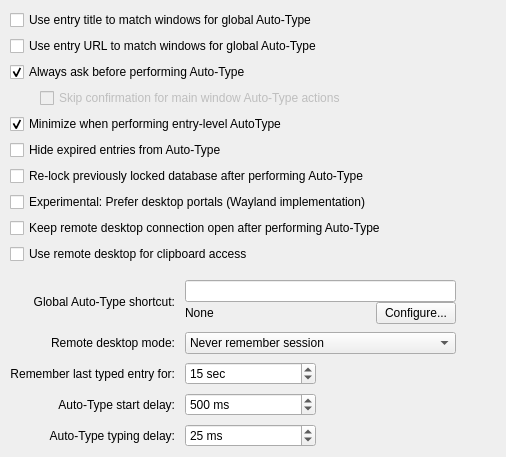
     <widget class="QWidget" name="tabAutotype">
      <attribute name="title">
       <string>Auto-Type</string>
      </attribute>
      <layout class="QVBoxLayout" name="verticalLayout_2" stretch="0,0,0,0,0,0,0,0,0,0,0,0,1">
       <property name="leftMargin">
        <number>10</number>
       </property>
       <property name="topMargin">
        <number>10</number>
       </property>
       <property name="rightMargin">
        <number>10</number>
       </property>
       <property name="bottomMargin">
        <number>10</number>
       </property>
       <item>
        <widget class="QCheckBox" name="autoTypeEntryTitleMatchCheckBox">
         <property name="text">
          <string>Use entry title to match windows for global Auto-Type</string>
         </property>
        </widget>
       </item>
       <item>
        <widget class="QCheckBox" name="autoTypeEntryURLMatchCheckBox">
         <property name="text">
          <string>Use entry URL to match windows for global Auto-Type</string>
         </property>
        </widget>
       </item>
       <item>
        <widget class="QCheckBox" name="autoTypeAskCheckBox">
         <property name="text">
          <string>Always ask before performing Auto-Type</string>
         </property>
         <property name="checked">
          <bool>true</bool>
         </property>
        </widget>
       </item>
       <item>
        <layout class="QHBoxLayout" name="autoTypeSkipMainWindowLayout">
         <property name="spacing">
          <number>0</number>
         </property>
         <item>
          <spacer name="autoTypeSkipMainWindowSpacer">
           <property name="orientation">
            <enum>Qt::Orientation::Horizontal</enum>
           </property>
           <property name="sizeType">
            <enum>QSizePolicy::Policy::Fixed</enum>
           </property>
           <property name="sizeHint" stdset="0">
            <size>
             <width>30</width>
             <height>20</height>
            </size>
           </property>
          </spacer>
         </item>
         <item>
          <widget class="QCheckBox" name="autoTypeSkipMainWindowConfirmationCheckBox">
           <property name="enabled">
            <bool>false</bool>
           </property>
           <property name="text">
            <string>Skip confirmation for main window Auto-Type actions</string>
           </property>
           <property name="checked">
            <bool>false</bool>
           </property>
          </widget>
         </item>
        </layout>
       </item>
       <item>
        <widget class="QCheckBox" name="autoTypeMinimizeOnPerformCheckBox">
         <property name="text">
          <string>Minimize when performing entry-level AutoType</string>
         </property>
         <property name="checked">
          <bool>true</bool>
         </property>
        </widget>
       </item>
       <item>
        <widget class="QCheckBox" name="autoTypeHideExpiredEntryCheckBox">
         <property name="text">
          <string>Hide expired entries from Auto-Type</string>
         </property>
       </widget>
      </item>
      <item>
        <widget class="QCheckBox" name="autoTypeRelockDatabaseCheckBox">
         <property name="text">
          <string>Re-lock previously locked database after performing Auto-Type</string>
         </property>
        </widget>
       </item>
       <item>
        <widget class="QCheckBox" name="autoTypePreferDesktopPortalsCheckBox">
         <property name="text">
          <string>Experimental: Prefer desktop portals (Wayland implementation)</string>
         </property>
        </widget>
       </item>
       <item>
        <widget class="QCheckBox" name="autoTypeDesktopPortalPersistConnectionCheckBox">
         <property name="text">
          <string>Keep remote desktop connection open after performing Auto-Type</string>
         </property>
        </widget>
       </item>
       <item>
        <widget class="QCheckBox" name="autoTypeDesktopPortalUseClipboardCheckBox">
         <property name="text">
          <string>Use remote desktop for clipboard access</string>
         </property>
        </widget>
       </item>
       <item>
        <spacer name="verticalSpacer_4">
         <property name="orientation">
          <enum>Qt::Orientation::Vertical</enum>
         </property>
         <property name="sizeType">
          <enum>QSizePolicy::Policy::Fixed</enum>
         </property>
         <property name="sizeHint" stdset="0">
          <size>
           <width>20</width>
           <height>10</height>
          </size>
         </property>
        </spacer>
       </item>
       <item>
        <layout class="QGridLayout" name="gridLayout">
         <property name="horizontalSpacing">
          <number>10</number>
         </property>
         <property name="verticalSpacing">
          <number>8</number>
         </property>
         <item row="3" column="1">
          <widget class="QSpinBox" name="autoTypeStartDelaySpinBox">
           <property name="sizePolicy">
            <sizepolicy hsizetype="Preferred" vsizetype="Fixed">
             <horstretch>0</horstretch>
             <verstretch>0</verstretch>
            </sizepolicy>
           </property>
           <property name="accessibleName">
            <string>Auto-type start delay milliseconds</string>
           </property>
           <property name="suffix">
            <string comment="Milliseconds"> ms</string>
           </property>
           <property name="prefix">
            <string/>
           </property>
           <property name="minimum">
            <number>100</number>
           </property>
           <property name="maximum">
            <number>10000</number>
           </property>
           <property name="singleStep">
            <number>100</number>
           </property>
           <property name="value">
            <number>500</number>
           </property>
          </widget>
         </item>
         <item row="3" column="0">
          <widget class="QLabel" name="autoTypeStartDelayLabel">
           <property name="text">
            <string>Auto-Type start delay:</string>
           </property>
           <property name="alignment">
            <set>Qt::AlignmentFlag::AlignRight|Qt::AlignmentFlag::AlignTrailing|Qt::AlignmentFlag::AlignVCenter</set>
           </property>
           <property name="buddy">
            <cstring>autoTypeStartDelaySpinBox</cstring>
           </property>
          </widget>
         </item>
         <item row="1" column="0">
          <widget class="QLabel" name="autoTypeDesktopPortalPersistModeLabel">
           <property name="text">
            <string>Remote desktop mode:</string>
           </property>
           <property name="alignment">
            <set>Qt::AlignmentFlag::AlignRight|Qt::AlignmentFlag::AlignTrailing|Qt::AlignmentFlag::AlignVCenter</set>
           </property>
          </widget>
         </item>
         <item row="4" column="0">
          <widget class="QLabel" name="autoTypeDelayLabel">
           <property name="text">
            <string>Auto-Type typing delay:</string>
           </property>
           <property name="alignment">
            <set>Qt::AlignmentFlag::AlignRight|Qt::AlignmentFlag::AlignTrailing|Qt::AlignmentFlag::AlignVCenter</set>
           </property>
           <property name="buddy">
            <cstring>autoTypeDelaySpinBox</cstring>
           </property>
          </widget>
         </item>
         <item row="4" column="1">
          <widget class="QSpinBox" name="autoTypeDelaySpinBox">
           <property name="sizePolicy">
            <sizepolicy hsizetype="Preferred" vsizetype="Fixed">
             <horstretch>0</horstretch>
             <verstretch>0</verstretch>
            </sizepolicy>
           </property>
           <property name="accessibleName">
            <string>Auto-type character typing delay milliseconds</string>
           </property>
           <property name="suffix">
            <string comment="Milliseconds"> ms</string>
           </property>
           <property name="prefix">
            <string/>
           </property>
           <property name="maximum">
            <number>1000</number>
           </property>
           <property name="value">
            <number>25</number>
           </property>
          </widget>
         </item>
         <item row="0" column="0">
          <widget class="QLabel" name="autoTypeShortcutLabel">
           <property name="text">
            <string>Global Auto-Type shortcut:</string>
           </property>
           <property name="alignment">
            <set>Qt::AlignmentFlag::AlignRight|Qt::AlignmentFlag::AlignTrailing|Qt::AlignmentFlag::AlignVCenter</set>
           </property>
           <property name="buddy">
            <cstring>autoTypeShortcutWidget</cstring>
           </property>
          </widget>
         </item>
         <item row="1" column="1" colspan="2">
          <widget class="QComboBox" name="autoTypeDesktopPortalPersistModeComboBox">
           <property name="sizePolicy">
            <sizepolicy hsizetype="Minimum" vsizetype="Fixed">
             <horstretch>0</horstretch>
             <verstretch>0</verstretch>
            </sizepolicy>
           </property>
           <item>
            <property name="text">
             <string>Never remember session</string>
            </property>
           </item>
           <item>
            <property name="text">
             <string>Remember session until exit</string>
            </property>
           </item>
           <item>
            <property name="text">
             <string>Remember session until revoked by desktop</string>
            </property>
           </item>
          </widget>
         </item>
         <item row="2" column="0">
          <widget class="QLabel" name="autoTypeRetypeLabel">
           <property name="text">
            <string>Remember last typed entry for:</string>
           </property>
           <property name="alignment">
            <set>Qt::AlignmentFlag::AlignRight|Qt::AlignmentFlag::AlignTrailing|Qt::AlignmentFlag::AlignVCenter</set>
           </property>
          </widget>
         </item>
         <item row="0" column="1" colspan="2">
          <layout class="QVBoxLayout" name="verticalLayout_9">
           <item>
            <widget class="ShortcutWidget" name="autoTypeShortcutWidget">
             <property name="sizePolicy">
              <sizepolicy hsizetype="Preferred" vsizetype="Fixed">
               <horstretch>0</horstretch>
               <verstretch>0</verstretch>
              </sizepolicy>
             </property>
             <property name="accessibleName">
              <string>Global auto-type shortcut</string>
             </property>
             <property name="placeholderText">
              <string/>
             </property>
            </widget>
           </item>
           <item>
            <widget class="QWidget" name="autoTypeShortcutConfigureWidget" native="true">
             <property name="enabled">
              <bool>true</bool>
             </property>
             <layout class="QHBoxLayout" name="horizontalLayout_8">
              <property name="spacing">
               <number>20</number>
              </property>
              <property name="leftMargin">
               <number>0</number>
              </property>
              <property name="topMargin">
               <number>0</number>
              </property>
              <property name="rightMargin">
               <number>0</number>
              </property>
              <property name="bottomMargin">
               <number>0</number>
              </property>
              <item>
               <widget class="QLabel" name="autoTypeShortcutConfigureLabel">
                <property name="enabled">
                 <bool>true</bool>
                </property>
                <property name="sizePolicy">
                 <sizepolicy hsizetype="Expanding" vsizetype="Preferred">
                  <horstretch>0</horstretch>
                  <verstretch>0</verstretch>
                 </sizepolicy>
                </property>
                <property name="text">
                 <string>None</string>
                </property>
               </widget>
              </item>
              <item>
               <widget class="QPushButton" name="autoTypeShortcutConfigureButton">
                <property name="text">
                 <string>Configure...</string>
                </property>
               </widget>
              </item>
             </layout>
            </widget>
           </item>
          </layout>
         </item>
         <item row="2" column="1">
          <widget class="QSpinBox" name="autoTypeRetypeTimeSpinBox">
           <property name="suffix">
            <string comment="Seconds"> sec</string>
           </property>
           <property name="minimum">
            <number>0</number>
           </property>
           <property name="maximum">
            <number>60</number>
           </property>
           <property name="value">
            <number>15</number>
           </property>
          </widget>
         </item>
         <item row="0" column="3">
          <spacer name="horizontalSpacer_14">
           <property name="orientation">
            <enum>Qt::Orientation::Horizontal</enum>
           </property>
           <property name="sizeHint" stdset="0">
            <size>
             <width>40</width>
             <height>20</height>
            </size>
           </property>
          </spacer>
         </item>
         <item row="2" column="3">
          <spacer name="horizontalSpacer_6">
           <property name="orientation">
            <enum>Qt::Orientation::Horizontal</enum>
           </property>
           <property name="sizeHint" stdset="0">
            <size>
             <width>40</width>
             <height>20</height>
            </size>
           </property>
          </spacer>
         </item>
        </layout>
       </item>
       <item>
        <spacer name="verticalSpacer_3">
         <property name="orientation">
          <enum>Qt::Orientation::Vertical</enum>
         </property>
         <property name="sizeHint" stdset="0">
          <size>
           <width>20</width>
           <height>0</height>
          </size>
         </property>
        </spacer>
       </item>
      </layout>
     </widget>
